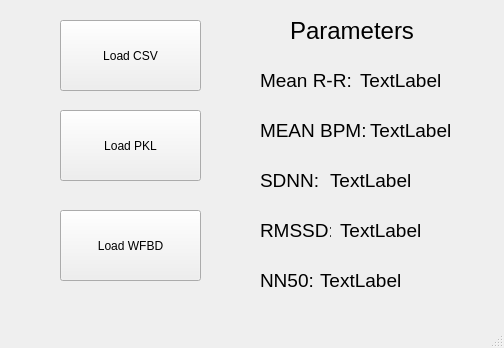
<?xml version="1.0" encoding="UTF-8"?>
<ui version="4.0">
 <class>MainWindow</class>
 <widget class="QMainWindow" name="MainWindow">
  <property name="geometry">
   <rect>
    <x>0</x>
    <y>0</y>
    <width>504</width>
    <height>348</height>
   </rect>
  </property>
  <property name="windowTitle">
   <string>MainWindow</string>
  </property>
  <widget class="QWidget" name="centralwidget">
   <widget class="QPushButton" name="BtnCSV">
    <property name="geometry">
     <rect>
      <x>60</x>
      <y>20</y>
      <width>141</width>
      <height>71</height>
     </rect>
    </property>
    <property name="text">
     <string>Load CSV</string>
    </property>
   </widget>
   <widget class="QPushButton" name="BtnPKL">
    <property name="geometry">
     <rect>
      <x>60</x>
      <y>110</y>
      <width>141</width>
      <height>71</height>
     </rect>
    </property>
    <property name="text">
     <string>Load PKL</string>
    </property>
   </widget>
   <widget class="QPushButton" name="BtnWFBD">
    <property name="geometry">
     <rect>
      <x>60</x>
      <y>210</y>
      <width>141</width>
      <height>71</height>
     </rect>
    </property>
    <property name="text">
     <string>Load WFBD</string>
    </property>
   </widget>
   <widget class="QLabel" name="MeanRR">
    <property name="geometry">
     <rect>
      <x>360</x>
      <y>70</y>
      <width>81</width>
      <height>21</height>
     </rect>
    </property>
    <property name="font">
     <font>
      <pointsize>14</pointsize>
     </font>
    </property>
    <property name="text">
     <string>TextLabel</string>
    </property>
   </widget>
   <widget class="QLabel" name="MeanBMP">
    <property name="geometry">
     <rect>
      <x>370</x>
      <y>120</y>
      <width>81</width>
      <height>21</height>
     </rect>
    </property>
    <property name="font">
     <font>
      <pointsize>14</pointsize>
     </font>
    </property>
    <property name="text">
     <string>TextLabel</string>
    </property>
   </widget>
   <widget class="QLabel" name="SDNN">
    <property name="geometry">
     <rect>
      <x>330</x>
      <y>170</y>
      <width>81</width>
      <height>21</height>
     </rect>
    </property>
    <property name="font">
     <font>
      <pointsize>14</pointsize>
     </font>
    </property>
    <property name="text">
     <string>TextLabel</string>
    </property>
   </widget>
   <widget class="QLabel" name="RMSSD">
    <property name="geometry">
     <rect>
      <x>340</x>
      <y>220</y>
      <width>81</width>
      <height>21</height>
     </rect>
    </property>
    <property name="font">
     <font>
      <pointsize>14</pointsize>
     </font>
    </property>
    <property name="text">
     <string>TextLabel</string>
    </property>
   </widget>
   <widget class="QLabel" name="NN50">
    <property name="geometry">
     <rect>
      <x>320</x>
      <y>270</y>
      <width>81</width>
      <height>21</height>
     </rect>
    </property>
    <property name="font">
     <font>
      <pointsize>14</pointsize>
     </font>
    </property>
    <property name="text">
     <string>TextLabel</string>
    </property>
   </widget>
   <widget class="QLabel" name="TITLE">
    <property name="geometry">
     <rect>
      <x>290</x>
      <y>10</y>
      <width>181</width>
      <height>41</height>
     </rect>
    </property>
    <property name="font">
     <font>
      <pointsize>18</pointsize>
     </font>
    </property>
    <property name="text">
     <string>Parameters</string>
    </property>
   </widget>
   <widget class="QLabel" name="label">
    <property name="geometry">
     <rect>
      <x>260</x>
      <y>70</y>
      <width>91</width>
      <height>21</height>
     </rect>
    </property>
    <property name="font">
     <font>
      <pointsize>14</pointsize>
     </font>
    </property>
    <property name="text">
     <string>Mean R-R: </string>
    </property>
   </widget>
   <widget class="QLabel" name="label_2">
    <property name="geometry">
     <rect>
      <x>260</x>
      <y>120</y>
      <width>111</width>
      <height>21</height>
     </rect>
    </property>
    <property name="font">
     <font>
      <pointsize>14</pointsize>
     </font>
    </property>
    <property name="text">
     <string>MEAN BPM:</string>
    </property>
   </widget>
   <widget class="QLabel" name="label_3">
    <property name="geometry">
     <rect>
      <x>260</x>
      <y>170</y>
      <width>61</width>
      <height>21</height>
     </rect>
    </property>
    <property name="font">
     <font>
      <pointsize>14</pointsize>
     </font>
    </property>
    <property name="text">
     <string>SDNN:</string>
    </property>
   </widget>
   <widget class="QLabel" name="label_4">
    <property name="geometry">
     <rect>
      <x>260</x>
      <y>220</y>
      <width>71</width>
      <height>21</height>
     </rect>
    </property>
    <property name="font">
     <font>
      <pointsize>14</pointsize>
     </font>
    </property>
    <property name="text">
     <string>RMSSD:</string>
    </property>
   </widget>
   <widget class="QLabel" name="label_5">
    <property name="geometry">
     <rect>
      <x>260</x>
      <y>270</y>
      <width>61</width>
      <height>21</height>
     </rect>
    </property>
    <property name="font">
     <font>
      <pointsize>14</pointsize>
     </font>
    </property>
    <property name="text">
     <string>NN50:</string>
    </property>
   </widget>
  </widget>
  <widget class="QMenuBar" name="menubar">
   <property name="geometry">
    <rect>
     <x>0</x>
     <y>0</y>
     <width>504</width>
     <height>22</height>
    </rect>
   </property>
  </widget>
  <widget class="QStatusBar" name="statusbar"/>
 </widget>
 <resources/>
 <connections/>
</ui>
